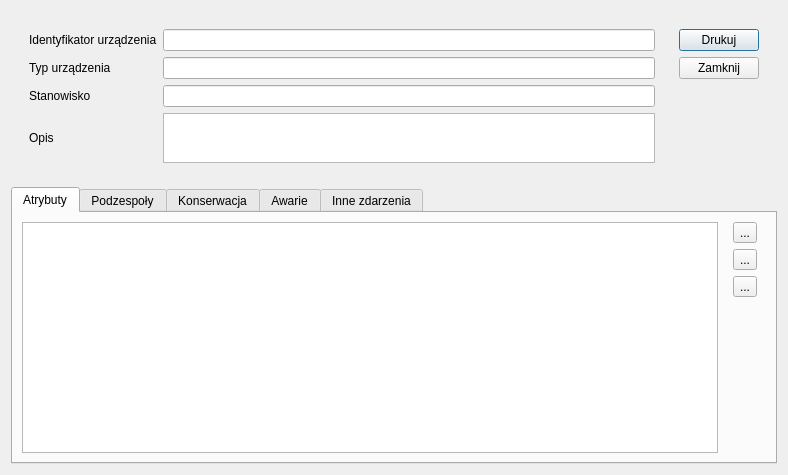
<?xml version="1.0" encoding="UTF-8"?>
<ui version="4.0">
 <class>DeviceWindow</class>
 <widget class="QDialog" name="DeviceWindow">
  <property name="geometry">
   <rect>
    <x>0</x>
    <y>0</y>
    <width>788</width>
    <height>475</height>
   </rect>
  </property>
  <property name="windowTitle">
   <string>Karta urządzenia</string>
  </property>
  <property name="modal">
   <bool>true</bool>
  </property>
  <layout class="QVBoxLayout" name="verticalLayout">
   <item>
    <widget class="QWidget" name="widget" native="true">
     <property name="sizePolicy">
      <sizepolicy hsizetype="Preferred" vsizetype="Fixed">
       <horstretch>0</horstretch>
       <verstretch>0</verstretch>
      </sizepolicy>
     </property>
     <layout class="QHBoxLayout" name="horizontalLayout">
      <item>
       <widget class="QWidget" name="widget_3" native="true">
        <property name="sizePolicy">
         <sizepolicy hsizetype="Preferred" vsizetype="Minimum">
          <horstretch>0</horstretch>
          <verstretch>0</verstretch>
         </sizepolicy>
        </property>
        <layout class="QGridLayout" name="gridLayout">
         <item row="3" column="0">
          <widget class="QLabel" name="label_4">
           <property name="text">
            <string>Opis</string>
           </property>
          </widget>
         </item>
         <item row="1" column="0">
          <widget class="QLabel" name="label_2">
           <property name="text">
            <string>Typ urządzenia</string>
           </property>
          </widget>
         </item>
         <item row="0" column="2">
          <widget class="QLineEdit" name="idEdit">
           <property name="enabled">
            <bool>true</bool>
           </property>
           <property name="readOnly">
            <bool>true</bool>
           </property>
          </widget>
         </item>
         <item row="0" column="0">
          <widget class="QLabel" name="label">
           <property name="text">
            <string>Identyfikator urządzenia</string>
           </property>
          </widget>
         </item>
         <item row="2" column="2">
          <widget class="QLineEdit" name="locationEdit">
           <property name="enabled">
            <bool>true</bool>
           </property>
           <property name="readOnly">
            <bool>true</bool>
           </property>
          </widget>
         </item>
         <item row="1" column="2">
          <widget class="QLineEdit" name="typeEdit">
           <property name="enabled">
            <bool>true</bool>
           </property>
           <property name="readOnly">
            <bool>true</bool>
           </property>
          </widget>
         </item>
         <item row="2" column="0">
          <widget class="QLabel" name="label_3">
           <property name="text">
            <string>Stanowisko</string>
           </property>
          </widget>
         </item>
         <item row="3" column="2">
          <widget class="QPlainTextEdit" name="descriptionEdit">
           <property name="enabled">
            <bool>true</bool>
           </property>
           <property name="maximumSize">
            <size>
             <width>16777215</width>
             <height>50</height>
            </size>
           </property>
           <property name="readOnly">
            <bool>true</bool>
           </property>
          </widget>
         </item>
        </layout>
       </widget>
      </item>
      <item>
       <widget class="QWidget" name="widget_4" native="true">
        <layout class="QVBoxLayout" name="verticalLayout_2">
         <item>
          <widget class="QPushButton" name="pushButton">
           <property name="text">
            <string>Drukuj</string>
           </property>
          </widget>
         </item>
         <item>
          <widget class="QPushButton" name="closeButton">
           <property name="text">
            <string>Zamknij</string>
           </property>
          </widget>
         </item>
         <item>
          <spacer name="verticalSpacer">
           <property name="orientation">
            <enum>Qt::Vertical</enum>
           </property>
           <property name="sizeHint" stdset="0">
            <size>
             <width>20</width>
             <height>40</height>
            </size>
           </property>
          </spacer>
         </item>
        </layout>
       </widget>
      </item>
     </layout>
    </widget>
   </item>
   <item>
    <widget class="QTabWidget" name="tabWidget">
     <property name="currentIndex">
      <number>0</number>
     </property>
     <widget class="QWidget" name="tab">
      <attribute name="title">
       <string>Atrybuty</string>
      </attribute>
      <layout class="QHBoxLayout" name="horizontalLayout_2">
       <item>
        <widget class="QTableView" name="attrTable"/>
       </item>
       <item>
        <widget class="QWidget" name="widget_2" native="true">
         <layout class="QVBoxLayout" name="verticalLayout_3">
          <property name="topMargin">
           <number>0</number>
          </property>
          <item>
           <widget class="QToolButton" name="addAttrButton">
            <property name="text">
             <string>...</string>
            </property>
            <property name="icon">
             <iconset resource="../resources.qrc">
              <normaloff>:/icons/icons/list-add.png</normaloff>:/icons/icons/list-add.png</iconset>
            </property>
           </widget>
          </item>
          <item>
           <widget class="QToolButton" name="deleteAttrButton">
            <property name="text">
             <string>...</string>
            </property>
            <property name="icon">
             <iconset resource="../resources.qrc">
              <normaloff>:/icons/icons/list-remove.png</normaloff>:/icons/icons/list-remove.png</iconset>
            </property>
           </widget>
          </item>
          <item>
           <widget class="QToolButton" name="editAttrButton">
            <property name="text">
             <string>...</string>
            </property>
            <property name="icon">
             <iconset resource="../resources.qrc">
              <normaloff>:/icons/icons/list-edit.png</normaloff>:/icons/icons/list-edit.png</iconset>
            </property>
           </widget>
          </item>
          <item>
           <spacer name="verticalSpacer_2">
            <property name="orientation">
             <enum>Qt::Vertical</enum>
            </property>
            <property name="sizeHint" stdset="0">
             <size>
              <width>20</width>
              <height>133</height>
             </size>
            </property>
           </spacer>
          </item>
         </layout>
        </widget>
       </item>
      </layout>
     </widget>
     <widget class="QWidget" name="tab_2">
      <attribute name="title">
       <string>Podzespoły</string>
      </attribute>
      <layout class="QHBoxLayout" name="horizontalLayout_3">
       <item>
        <widget class="QTableView" name="componentTable"/>
       </item>
       <item>
        <widget class="QWidget" name="widget_5" native="true">
         <layout class="QVBoxLayout" name="verticalLayout_4">
          <property name="topMargin">
           <number>0</number>
          </property>
          <item>
           <widget class="QToolButton" name="addComponentButton">
            <property name="text">
             <string>...</string>
            </property>
            <property name="icon">
             <iconset resource="../resources.qrc">
              <normaloff>:/icons/icons/list-add.png</normaloff>:/icons/icons/list-add.png</iconset>
            </property>
           </widget>
          </item>
          <item>
           <widget class="QToolButton" name="deleteComponentButton">
            <property name="text">
             <string>...</string>
            </property>
            <property name="icon">
             <iconset resource="../resources.qrc">
              <normaloff>:/icons/icons/list-remove.png</normaloff>:/icons/icons/list-remove.png</iconset>
            </property>
           </widget>
          </item>
          <item>
           <widget class="QToolButton" name="editComponentButton">
            <property name="text">
             <string>...</string>
            </property>
            <property name="icon">
             <iconset resource="../resources.qrc">
              <normaloff>:/icons/icons/list-edit.png</normaloff>:/icons/icons/list-edit.png</iconset>
            </property>
           </widget>
          </item>
          <item>
           <spacer name="verticalSpacer_3">
            <property name="orientation">
             <enum>Qt::Vertical</enum>
            </property>
            <property name="sizeHint" stdset="0">
             <size>
              <width>20</width>
              <height>136</height>
             </size>
            </property>
           </spacer>
          </item>
         </layout>
        </widget>
       </item>
      </layout>
     </widget>
     <widget class="QWidget" name="tab_3">
      <attribute name="title">
       <string>Konserwacja</string>
      </attribute>
      <layout class="QHBoxLayout" name="horizontalLayout_4">
       <item>
        <widget class="QTableView" name="conservationTable"/>
       </item>
       <item>
        <widget class="QWidget" name="widget_6" native="true">
         <layout class="QVBoxLayout" name="verticalLayout_5">
          <property name="topMargin">
           <number>0</number>
          </property>
          <item>
           <widget class="QToolButton" name="addConservationButton">
            <property name="text">
             <string>...</string>
            </property>
            <property name="icon">
             <iconset resource="../resources.qrc">
              <normaloff>:/icons/icons/list-add.png</normaloff>:/icons/icons/list-add.png</iconset>
            </property>
           </widget>
          </item>
          <item>
           <widget class="QToolButton" name="deleteConservationButton">
            <property name="text">
             <string>...</string>
            </property>
            <property name="icon">
             <iconset resource="../resources.qrc">
              <normaloff>:/icons/icons/list-remove.png</normaloff>:/icons/icons/list-remove.png</iconset>
            </property>
           </widget>
          </item>
          <item>
           <widget class="QToolButton" name="editConservationButton">
            <property name="text">
             <string>...</string>
            </property>
            <property name="icon">
             <iconset resource="../resources.qrc">
              <normaloff>:/icons/icons/list-edit.png</normaloff>:/icons/icons/list-edit.png</iconset>
            </property>
           </widget>
          </item>
          <item>
           <spacer name="verticalSpacer_4">
            <property name="orientation">
             <enum>Qt::Vertical</enum>
            </property>
            <property name="sizeHint" stdset="0">
             <size>
              <width>20</width>
              <height>136</height>
             </size>
            </property>
           </spacer>
          </item>
         </layout>
        </widget>
       </item>
      </layout>
     </widget>
     <widget class="QWidget" name="tab_4">
      <attribute name="title">
       <string>Awarie</string>
      </attribute>
      <layout class="QHBoxLayout" name="horizontalLayout_5">
       <item>
        <widget class="QTableView" name="tableView"/>
       </item>
       <item>
        <widget class="QWidget" name="widget_7" native="true">
         <layout class="QVBoxLayout" name="verticalLayout_6">
          <property name="topMargin">
           <number>0</number>
          </property>
          <item>
           <widget class="QToolButton" name="addAccidentButton">
            <property name="text">
             <string>...</string>
            </property>
            <property name="icon">
             <iconset resource="../resources.qrc">
              <normaloff>:/icons/icons/list-add.png</normaloff>:/icons/icons/list-add.png</iconset>
            </property>
           </widget>
          </item>
          <item>
           <widget class="QToolButton" name="deleteAccidentButton">
            <property name="text">
             <string>...</string>
            </property>
            <property name="icon">
             <iconset resource="../resources.qrc">
              <normaloff>:/icons/icons/list-remove.png</normaloff>:/icons/icons/list-remove.png</iconset>
            </property>
           </widget>
          </item>
          <item>
           <widget class="QToolButton" name="editAccidentButton">
            <property name="text">
             <string>...</string>
            </property>
            <property name="icon">
             <iconset resource="../resources.qrc">
              <normaloff>:/icons/icons/list-edit.png</normaloff>:/icons/icons/list-edit.png</iconset>
            </property>
           </widget>
          </item>
          <item>
           <spacer name="verticalSpacer_5">
            <property name="orientation">
             <enum>Qt::Vertical</enum>
            </property>
            <property name="sizeHint" stdset="0">
             <size>
              <width>20</width>
              <height>136</height>
             </size>
            </property>
           </spacer>
          </item>
         </layout>
        </widget>
       </item>
      </layout>
     </widget>
     <widget class="QWidget" name="tab_5">
      <attribute name="title">
       <string>Inne zdarzenia</string>
      </attribute>
      <layout class="QHBoxLayout" name="horizontalLayout_6">
       <item>
        <widget class="QTableView" name="tableView_2"/>
       </item>
       <item>
        <widget class="QWidget" name="widget_8" native="true">
         <layout class="QVBoxLayout" name="verticalLayout_7">
          <property name="topMargin">
           <number>0</number>
          </property>
          <item>
           <widget class="QToolButton" name="toolButton">
            <property name="text">
             <string>...</string>
            </property>
            <property name="icon">
             <iconset resource="../resources.qrc">
              <normaloff>:/icons/icons/list-add.png</normaloff>:/icons/icons/list-add.png</iconset>
            </property>
           </widget>
          </item>
          <item>
           <widget class="QToolButton" name="toolButton_2">
            <property name="text">
             <string>...</string>
            </property>
            <property name="icon">
             <iconset resource="../resources.qrc">
              <normaloff>:/icons/icons/list-remove.png</normaloff>:/icons/icons/list-remove.png</iconset>
            </property>
           </widget>
          </item>
          <item>
           <widget class="QToolButton" name="toolButton_3">
            <property name="text">
             <string>...</string>
            </property>
            <property name="icon">
             <iconset resource="../resources.qrc">
              <normaloff>:/icons/icons/list-edit.png</normaloff>:/icons/icons/list-edit.png</iconset>
            </property>
           </widget>
          </item>
          <item>
           <spacer name="verticalSpacer_6">
            <property name="orientation">
             <enum>Qt::Vertical</enum>
            </property>
            <property name="sizeHint" stdset="0">
             <size>
              <width>20</width>
              <height>136</height>
             </size>
            </property>
           </spacer>
          </item>
         </layout>
        </widget>
       </item>
      </layout>
     </widget>
    </widget>
   </item>
  </layout>
 </widget>
 <resources>
  <include location="../resources.qrc"/>
 </resources>
 <connections/>
</ui>
